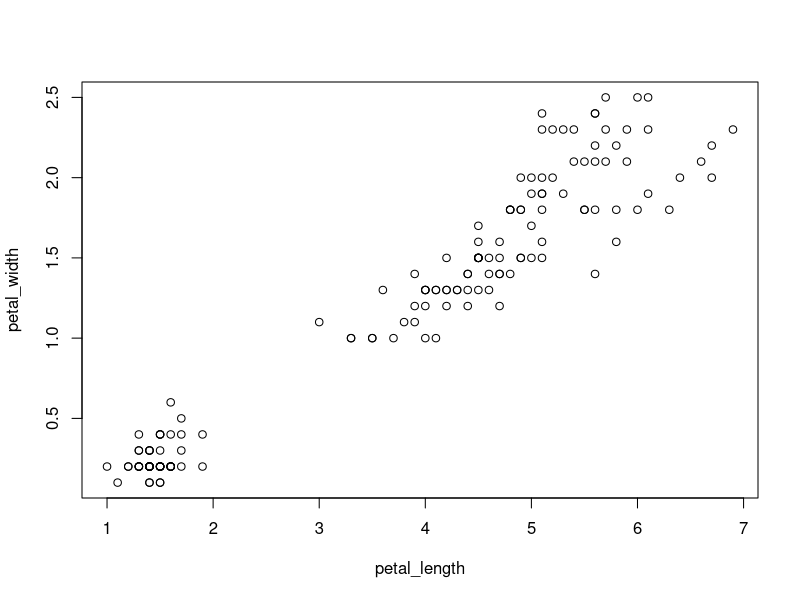
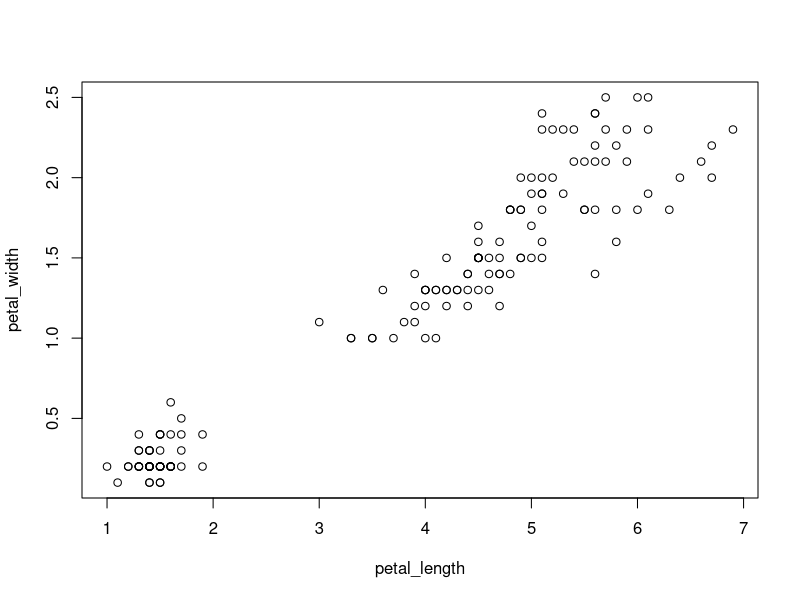

Write the R code that produced these figures, in order.
# Remember to open R Project or set working directory using setwd()

# Read in the data
dat <- read.csv("data/iris_petals.csv")
petal_length <- dat$petlen
petal_width <- dat$petwidth

# Plot
plot(petal_length, petal_width)

# Write to file
pdf("output/test_plot.pdf")
plot(petal_length, petal_width)
dev.off()


# hi everyone!

#Thanks Serina! :)


